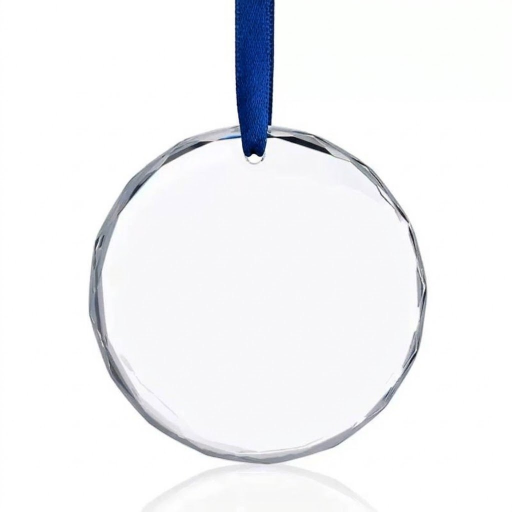
#> input picture docs/maquettes/assets/deco-noel-verre/vierge.jpg, 1024 x 1024 px (shown at 1/2 size)
$ python deco-noel-verre-exemples.py out.png
#> lines starting #> are read from the running program, lines starting #| are printed output that depends on the picture; after the words box and inside, x2 and y2 are one past the last pixel; in counts of white or black regions, pixels touching at a corner belong together
#!/usr/bin/env python3
"""Images « Exemple » de la décoration de Noël en verre : la gravure en blanc givré, comme en vrai.
Le disque vierge (photo fournisseur) est posé sur un fond de Noël sombre (fond de l'image inversé + écran :
le verre laisse voir le fond, le biseau brille), le ruban bleu est gardé, le dessin de Noël (noel-NN-blanc.png
du site) et les textes sont gravés en blanc givré.
Usage : python3 tools/maquettes/deco-noel-verre-exemples.py <dossier de sortie>"""
import os, sys, random
from PIL import Image, ImageChops, ImageDraw, ImageFilter, ImageFont, ImageOps
ROOT = os.path.dirname(os.path.dirname(os.path.dirname(os.path.abspath(__file__))))
A = os.path.join(ROOT, "docs/maquettes/assets/deco-noel-verre")
OUT = sys.argv[1]; os.makedirs(OUT, exist_ok=True)
F = os.path.expanduser("~/.fonts")
CX, CY, R = 517, 590, 333

def fond(seed, c1, c2):
#> called with seed = 3, c1 = (16, 38, 30), c2 = (6, 16, 12)
    W = 1024; im = Image.new("RGB", (W, W)); d = ImageDraw.Draw(im)
#> after `im = Image.new('RGB', (W, W))`: im: PIL image 1024x1024 RGB; every value is 0
    for y in range(W):
        t = y / W; d.line([(0, y), (W, y)], fill=tuple(int(c1[i]*(1-t)+c2[i]*t) for i in range(3)))
    lum = Image.new("RGB", (W, W)); dl = ImageDraw.Draw(lum); rnd = random.Random(seed)
    for _ in range(26):
        x, y, r = rnd.randint(0, W), rnd.randint(0, W), rnd.randint(14, 46)
        k = rnd.uniform(.35, .9); dl.ellipse([x-r, y-r, x+r, y+r], fill=(int(255*k), int(190*k), int(90*k)))
    return ImageChops.screen(im, lum.filter(ImageFilter.GaussianBlur(9)))
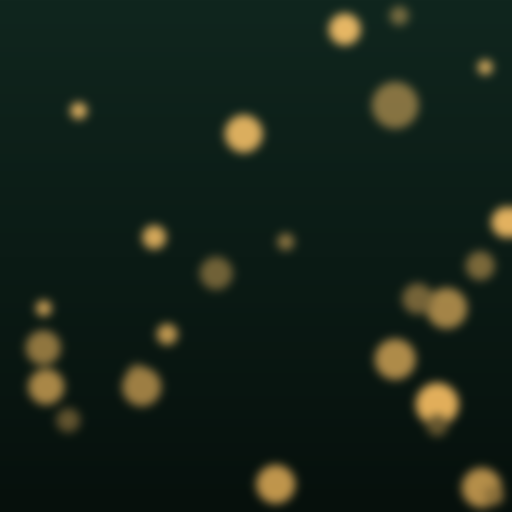
#> returned value: PIL image 1024x1024 RGB (shown at 1/2 size); mean R, G, B 21.6, 34.3, 24.3

def disque(bg):
    v = Image.open(os.path.join(A, "vierge.jpg")).convert("RGB").resize((1024, 1024))
#> v is the input picture: PIL image 1024x1024 RGB; mean R, G, B 242.7, 243.7, 246
    inv = ImageOps.invert(v)
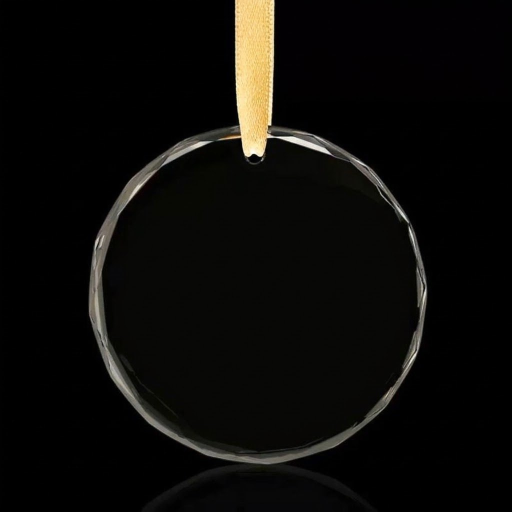
#> inv: PIL image 1024x1024 RGB (shown at 1/2 size); mean R, G, B 12.3, 11.3, 9
    inv = ImageOps.autocontrast(inv, cutoff=1).point(lambda p: max(0, p - 18) * 1.15)
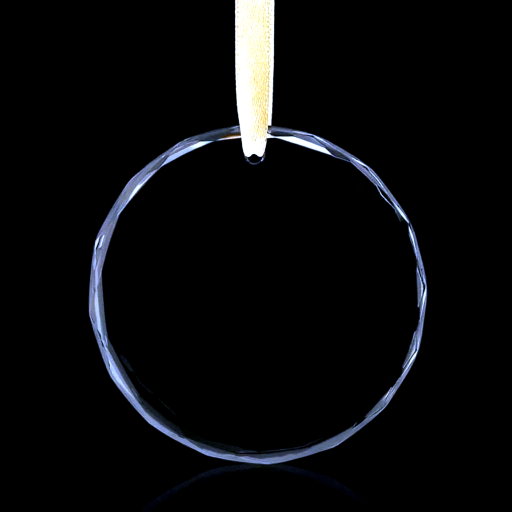
#> inv: PIL image 1024x1024 RGB (shown at 1/2 size); mean R, G, B 9.5, 10.1, 11.3
    mask = Image.new("L", (1024, 1024), 0); ImageDraw.Draw(mask).ellipse([CX-R-12, CY-R-12, CX+R+12, CY+R+12], fill=255)
#> after `mask = Image.new('L', (1024, 1024), 0)`: mask: PIL image 1024x1024 L; every value is 0
#> after `ImageDraw.Draw(mask).ellipse([CX - R - 12, CY - R - 12, CX + R + 12, C`:
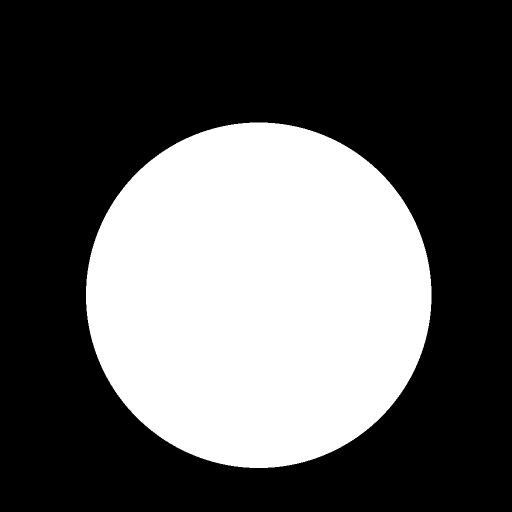
#> mask: PIL image 1024x1024 L (shown at 1/2 size); 35.8% white; 1 white region, box (x1, y1, x2, y2) and area: (172, 245, 863, 936) 374957
    out = Image.composite(ImageChops.screen(bg, inv), bg, mask.filter(ImageFilter.GaussianBlur(3)))
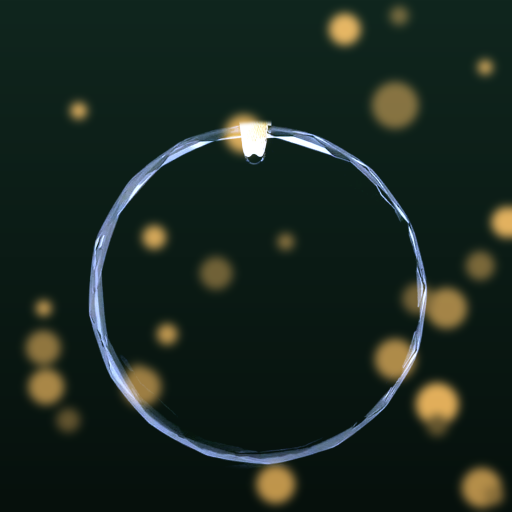
#> out: PIL image 1024x1024 RGB (shown at 1/2 size); mean R, G, B 25.8, 38.9, 30.7
    # léger voile du verre
    voile = Image.new("L", (1024, 1024), 0); ImageDraw.Draw(voile).ellipse([CX-R, CY-R, CX+R, CY+R], fill=26)
#> after `ImageDraw.Draw(voile).ellipse([CX - R, CY - R, CX + R, CY + R], fill=2`:
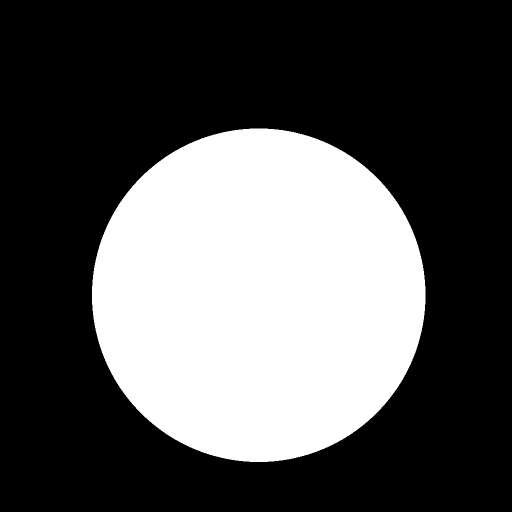
#> voile: PIL image 1024x1024 L (shown at 1/2 size); values 0 (black) and 26 (white), 33.3% white; 1 white region, box (x1, y1, x2, y2) and area: (184, 257, 851, 924) 349329
    out = Image.composite(Image.new("RGB", (1024, 1024), (235, 240, 245)), out, voile)
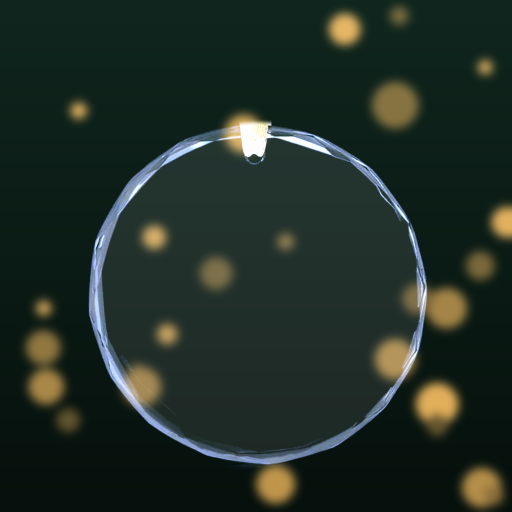
#> out: PIL image 1024x1024 RGB (shown at 1/2 size); mean R, G, B 32.8, 45.6, 37.7
    # ruban bleu d'origine
    px = v.load(); m = Image.new("L", (1024, 1024), 0); pm = m.load()
    for y in range(0, CY - R + 60):
        for x in range(CX - 80, CX + 80):
            r, g, b = px[x, y]
            if b > r + 35 and b > g + 20: pm[x, y] = 255
    return Image.composite(v, out, m.filter(ImageFilter.GaussianBlur(1)))

def grave(img, calque):
    a = calque.split()[-1]
    givre = Image.new("RGB", img.size, (246, 248, 250))
    glow = a.filter(ImageFilter.GaussianBlur(2.2)).point(lambda p: int(p * .55))
    img = Image.composite(givre, img, glow)
    return Image.composite(givre, img, a.point(lambda p: int(p * .92)))

def texte(cal, txt, font, size, y):
    f = ImageFont.truetype(os.path.join(F, font), size)
    if "wght" in font: f.set_variation_by_axes([500])
    d = ImageDraw.Draw(cal); w = d.textlength(txt, font=f)
    while w > 2 * R * .78: size -= 4; f = ImageFont.truetype(os.path.join(F, font), size); w = d.textlength(txt, font=f)
    d.text((CX - w / 2, y), txt, font=f, fill=(255, 255, 255, 255))

def exemple(nom, num, h_dessin, lignes, seed, c1, c2):
    img = disque(fond(seed, c1, c2))
    cal = Image.new("RGBA", (1024, 1024), (0, 0, 0, 0))
#> cal: PIL image 1024x1024 RGBA; every value is 0
    y = CY - R + 70
    if num:
#> (the run stopped early here; a loop or call above may not have finished)
